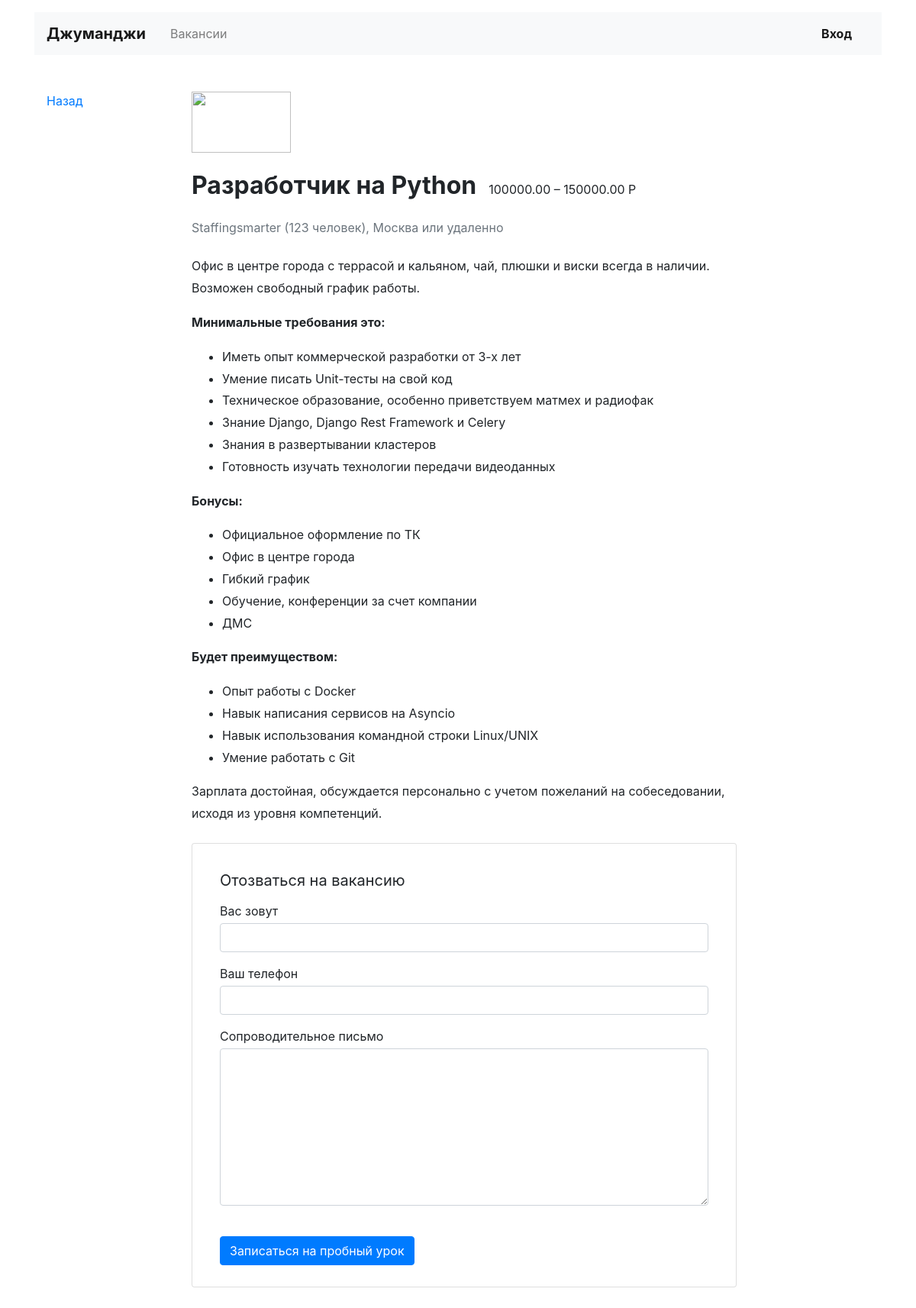
The page /vacancies/1/ on the database its author committed.
### jobs/models.py (models this page shows)
class Vacancy(models.Model):
    title = models.CharField(max_length=45)
    speciality = models.ForeignKey(Speciality, on_delete=models.CASCADE, related_name="vacancies")
    company = models.ForeignKey(Company, on_delete=models.CASCADE, related_name="vacancies")
    skills = models.CharField(max_length=100)
    description = models.TextField()
    salary_min = models.DecimalField(max_digits=20, decimal_places=2)
    salary_max = models.DecimalField(max_digits=20, decimal_places=2)
    posted = models.DateField(auto_now=True)

class Company(models.Model):
    name = models.CharField(max_length=50)
    logo = models.ImageField(upload_to=MEDIA_COMPANY_IMAGE_DIR)
    location = models.CharField(max_length=50)
    description = models.TextField()
    employee_count = models.IntegerField()
    owner = models.OneToOneField(User, on_delete=models.CASCADE)

### jobs/views.py (the view)
# urls.py: path('vacancies/<int:vacancy_id>/', vacancy_view, name='vacancy_url'),
def vacancy_view(request, vacancy_id):
    try:
        vacancy = Vacancy.objects.get(pk=vacancy_id)
    except Vacancy.DoesNotExist:
        raise Http404
    context = {
        'vacancy': vacancy,
    }
    return render(request, "jobs/vacancy.html", context=context)

### jobs/templates/jobs/vacancy.html (shortened to what this page needs)
{% extends 'base.html' %}
{% block content %}
  <main class="container mt-3 pb-5">
    <div class="row mt-5">
      <div class="col-12 col-lg-2">
        <div class="pl-3 mb-5">
          <p><a href="{% url 'main_url' %}">Назад</a></p>
        </div>
      </div>
      <div class="col-12 col-lg-8">
        <section class="pl-3">
          <a href="#"><img src="https://place-hold.it/130x80" width="130" height="80" alt=""></a>
          <div class="d-flex align-items-baseline align-content-baseline">
            <h1 class="h2 mt-4 font-weight-bold" >{{ vacancy.title }}</h1>
            <p class="m-0 pl-3">{{ vacancy.salary_min }} – {{ vacancy.salary_max }} Р</p>
          </div>
          <p class="text-muted mb-4">{{ vacancy.company.name|capfirst }} ({{ vacancy.company.employee_count }} человек),
            {{ vacancy.company.location }} или удаленно</p>
          <div style="line-height: 1.8;">
            {{ vacancy.description|safe }}
          </div>
          <form action="/echo" class="card mt-4 mb-3" enctype="multipart/form-data">
            <div class="card-body mx-3">
              <p class="h5 mt-3 font-weight-normal">Отозваться на вакансию</p>
              <div class="form-group">
                <label class="mb-1 mt-2" for="userName">Вас зовут</label>
                <input class="form-control" type="text" placeholder="" id="userName">
              </div>
              <div class="form-group">
                <label class="mb-1" for="userPhone">Ваш телефон</label>
                <input class="form-control" type="tel" placeholder="" id="userPhone">
              </div>
              <div class="form-group">
                <label class="mb-1" for="userMsg" >Сопроводительное письмо</label>
                <textarea class="form-control" rows="8" id="userMsg"></textarea>
              </div>
              <input type="submit" class="btn btn-primary mt-4 mb-2" value="Записаться на пробный урок">
            </div>
          </form>
        </section>
      </div>
    </div>
  </main>
{% endblock %}

### rows shown on the page
Vacancy: title "Разработчик на Python", salary_min "100000.00", salary_max "150000.00", company.name "Staffingsmarter", company.employee_count "123", company.location "Москва", description "Офис в центре города с террасой и кальяном, чай, плюшки и виски всегда в наличии. Возможен свободный график работы. Минимальные требования это: Иметь опыт коммерческой разработки от 3-х лет Умение писать Unit-тесты на свой код Техническое образование, особенно приветствуем матмех и радиофак Знание Django, Django Rest Framework и Celery Знания в развертывании кластеров Готовность изучать технологии передачи видеоданных Бонусы: Официальное оформление по ТК Офис в центре города Гибкий график Обучение, конференции за счет компании ДМС Будет преимуществом: Опыт работы с Docker Навык написания сервисов на Asyncio Навык использования командной строки Linux/UNIX Умение работать с Git Зарплата…"
